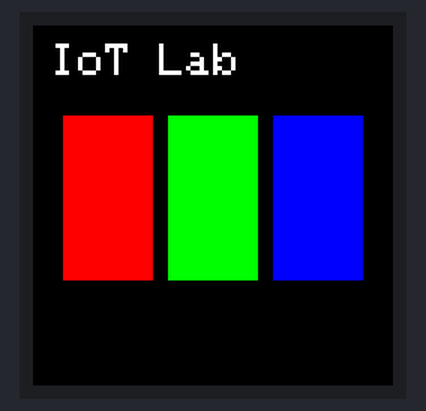
Simulated run of this sketch. Board: ESP32. On the bench: 240×240 colour display. What the sketch prints to the serial monitor is not drawn.

Above: at 0.3 s.
At 1.1 s:
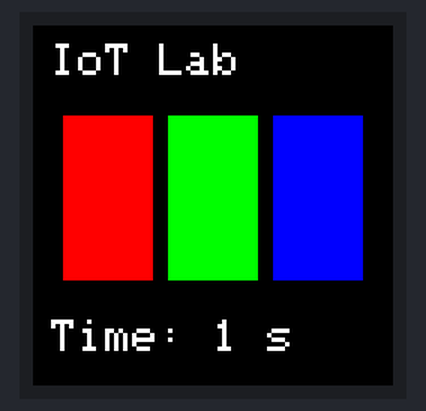
At 10.1 s:
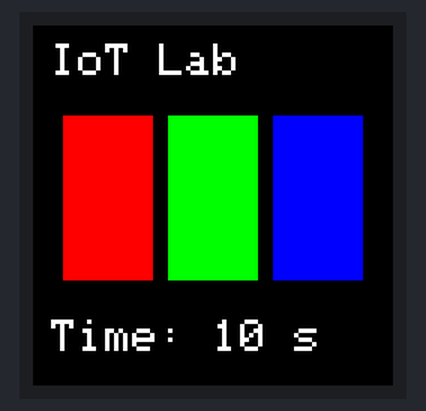
At 20.1 s:
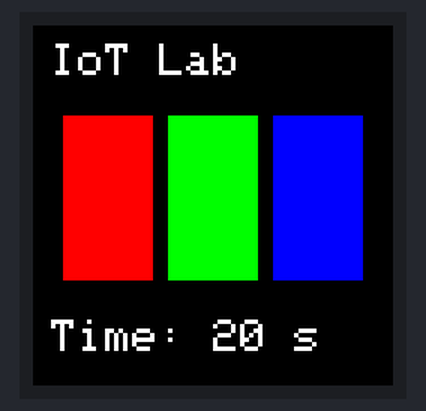
At 29.1 s:
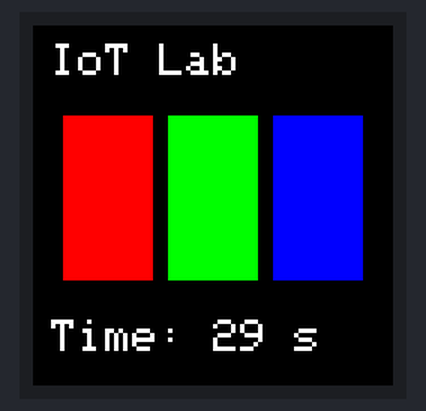
At 39.1 s:
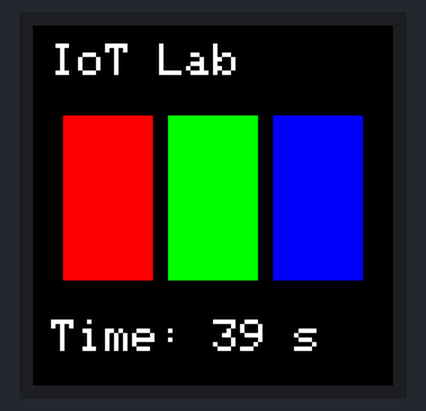

Measured:
- what the display in image 1 shows lasts 1.0 s, from 1.0 s to 2.0 s

The sketch:

tft.ino
```cpp
// ১.৫৪″ রঙিন ডিসপ্লে (ST7789, SPI) — ESP32 বোর্ড
// VCC যাবে 3V3-তে, GND যাবে GND-তে, SCL যাবে D18-এ, SDA যাবে D23-এ,
// RES যাবে D4-এ, DC যাবে D2-এ, CS যাবে D5-এ। BLK খোলা রাখলে আলো জ্বলে থাকে।
// মনে রেখো: এই লাইব্রেরির অক্ষরে ইংরেজি আর সংখ্যা দেখানো যায়, বাংলা নয়।

#include <Adafruit_GFX.h>
#include <Adafruit_ST7789.h>
#include <SPI.h>

const int TFT_CS = 5;
const int TFT_DC = 2;
const int TFT_RST = 4;

Adafruit_ST7789 tft(TFT_CS, TFT_DC, TFT_RST);
unsigned long last = 0;

void setup() {
  Serial.begin(115200);
  tft.init(240, 240);  // ২৪০ × ২৪০ বিন্দু
  tft.fillScreen(ST77XX_BLACK);
  tft.setTextColor(ST77XX_WHITE);
  tft.setTextSize(3);
  tft.setCursor(12, 12);
  tft.print("IoT Lab");
  tft.fillRect(20, 60, 60, 110, ST77XX_RED);     // লাল
  tft.fillRect(90, 60, 60, 110, ST77XX_GREEN);   // সবুজ
  tft.fillRect(160, 60, 60, 110, ST77XX_BLUE);   // নীল
  Serial.println("ডিসপ্লে চালু হলো");
}

void loop() {
  if (millis() - last >= 1000) {   // প্রতি সেকেন্ডে একবার
    last = millis();
    tft.fillRect(0, 190, 240, 40, ST77XX_BLACK);  // আগের সময় মুছে ফেলো
    tft.setCursor(12, 196);
    tft.print("Time: ");
    tft.print(last / 1000);
    tft.print(" s");
  }
}
```
